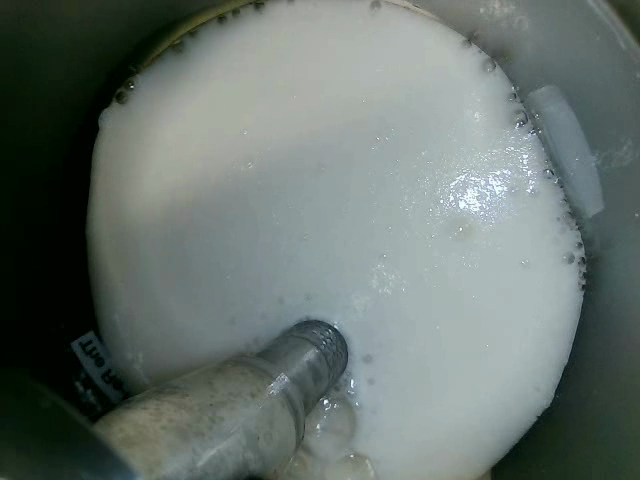
#> input picture images/frame_no_0645.png, 640 x 480 px
$ python test.py
#> lines starting #> are read from the running program, lines starting #| are printed output that depends on the picture; after the words box and inside, x2 and y2 are one past the last pixel; in counts of white or black regions, pixels touching at a corner belong together
import cv2
import numpy as np

# Funzione per filtrare contorni troppo corti
def filter_short_contours(contours, min_length):
    return [contour for contour in contours if len(contour) >= min_length]

# Leggi l'immagine
def load_and_preprocess_image(image_path):
#> called with image_path = 'images/frame_no_0645.png'
    img = cv2.imread(image_path, cv2.IMREAD_GRAYSCALE)
#> img: shape (480, 640); min 0, max 252, mean 110.4
    blurred = cv2.GaussianBlur(img, (7, 7), 0)
    blurred = cv2.medianBlur(blurred, 7)
    edges = cv2.Canny(blurred, threshold1=30, threshold2=80)
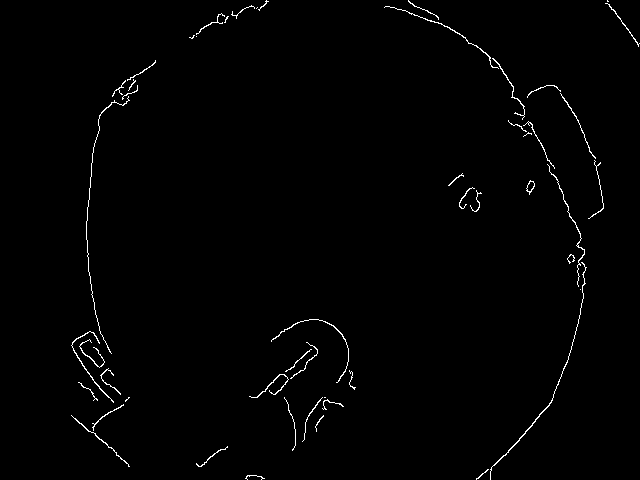
#> edges: shape (480, 640); 1% white in thin lines or dots, all inside (x1, y1, x2, y2) = (71, 0, 640, 480)
    return edges

# Funzione principale
def process_and_visualize(image_path, points_path, min_length):
    # Leggi l'immagine e i punti per rimuovere regioni
    edges = load_and_preprocess_image(image_path)
    with open(points_path, 'r') as file:
#> (reads points.txt from the repository)
        points = [tuple(map(int, line.strip().split(','))) for line in file]

    # Rimuovi la regione specificata dai punti
    def remove_region(image, points):
        height, width = image.shape
#> height = 480; width = 640
        bottom_left = (0, height)
#> bottom_left = (0, 480)
        points.append(bottom_left)
        mask = np.zeros(image.shape, dtype=np.uint8)
        points = np.array(points, dtype=np.int32)
        cv2.fillPoly(mask, [points], 255)
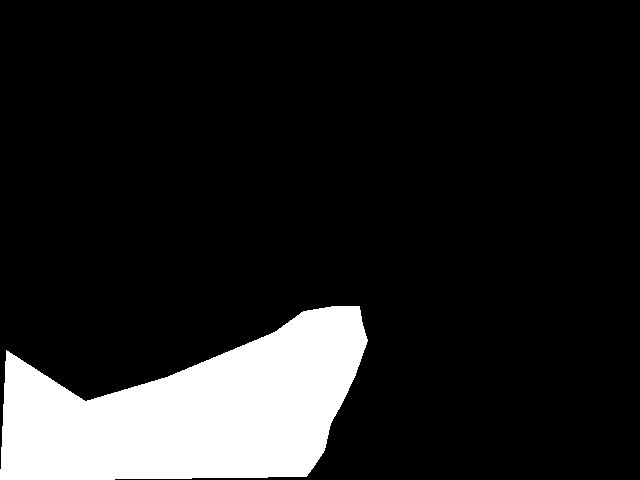
#> mask: shape (480, 640); 13.3% white; 1 white region, box (x1, y1, x2, y2) and area: (0, 306, 368, 480) 40850
        return cv2.bitwise_and(image, image, mask=~mask)
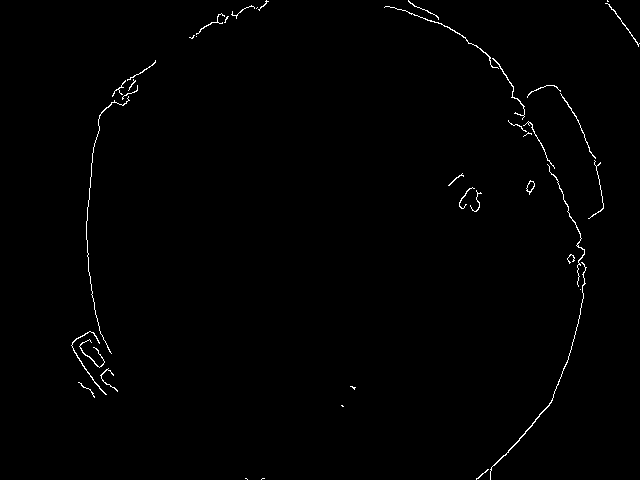
#> returned value: shape (480, 640); 0.73% white in thin lines or dots, all inside (x1, y1, x2, y2) = (71, 0, 640, 480)

    edges = remove_region(edges, points)

    # Dilatazione per chiudere i bordi
    kernel = np.ones((3, 3), np.uint8)
    edges = cv2.dilate(edges, kernel, iterations=2)
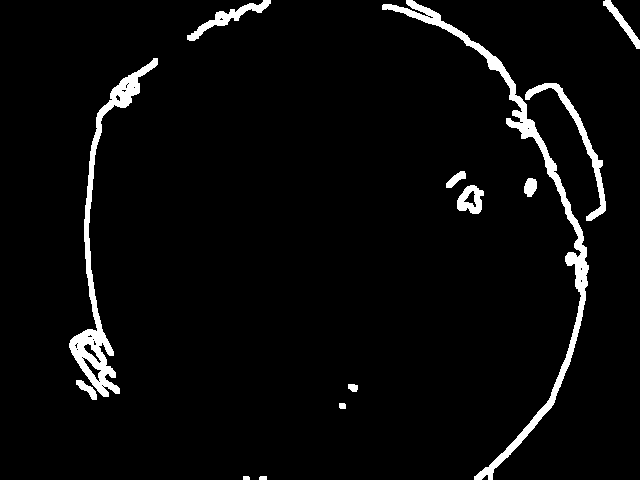
#> edges: shape (480, 640); 4% white; 13 white regions

    # Trova tutti i contorni
    contours, _ = cv2.findContours(edges, cv2.RETR_EXTERNAL, cv2.CHAIN_APPROX_SIMPLE)
#> contours = 13 contours, 1 with area under 20; largest, box (x1, y1, x2, y2) and area: (382, 0, 589, 480) 4372, (69, 58, 158, 397) 3634, (525, 83, 606, 221) 1038, (187, 0, 271, 41) 650, (457, 185, 484, 214) 520

    # Filtra i contorni troppo corti
    filtered_contours = filter_short_contours(contours, min_length)
#> filtered_contours = 4 contours; box (x1, y1, x2, y2) and area: (382, 0, 589, 480) 4372, (69, 58, 158, 397) 3634, (525, 83, 606, 221) 1038, (187, 0, 271, 41) 650

    # Disegna i contorni filtrati (colorati di rosso)
    output_img = cv2.cvtColor(edges, cv2.COLOR_GRAY2BGR)
#> output_img: shape (480, 640, 3); 4% white; 13 white regions, largest, box (x1, y1, x2, y2) and area: (382, 0, 589, 480) 4990, (69, 58, 158, 397) 3811, (525, 83, 606, 221) 1216
    cv2.drawContours(output_img, filtered_contours, -1, (0, 0, 255), 2)  # Colore rosso

    # Combina tutti i contorni filtrati in un unico insieme di punti
    all_points = np.vstack(filtered_contours) if filtered_contours else None
#> all_points = contour of 1302 points, box (x1, y1, x2, y2) (69, 0, 606, 480), area 1102

    # Fitta un'ellisse sui punti combinati
    if all_points is not None and len(all_points) >= 5:
        ellipse = cv2.fitEllipse(all_points)
#> ellipse = ((331.7, 253.8), (511.6, 522.8), 149.5)
        cv2.ellipse(output_img, ellipse, (0, 255, 0), 2)  # Ellisse verde
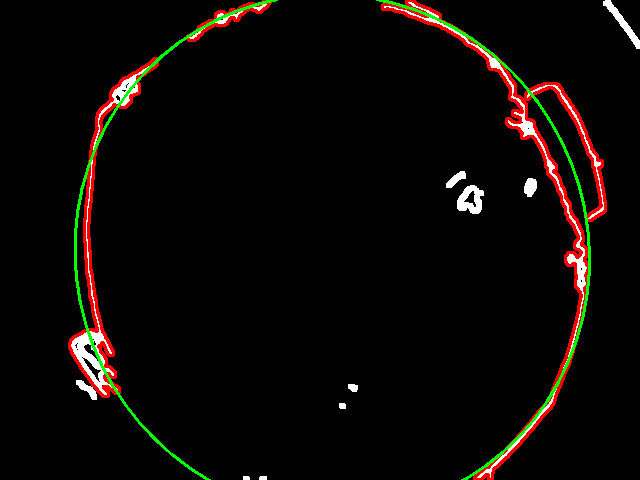
#> output_img: shape (480, 640, 3); mean B, G, R 4.6, 7.7, 11.8

    # Mostra l'immagine risultante
    cv2.imshow('Contorni Filtrati e Ellisse', output_img)
    cv2.waitKey(0)
    cv2.destroyAllWindows()

    # Salva l'immagine risultante (opzionale)
    cv2.imwrite('output_filtered_ellisse.jpg', output_img)

# Esegui il processo con un esempio
process_and_visualize('images/frame_no_0645.png', 'points.txt', min_length=100)
